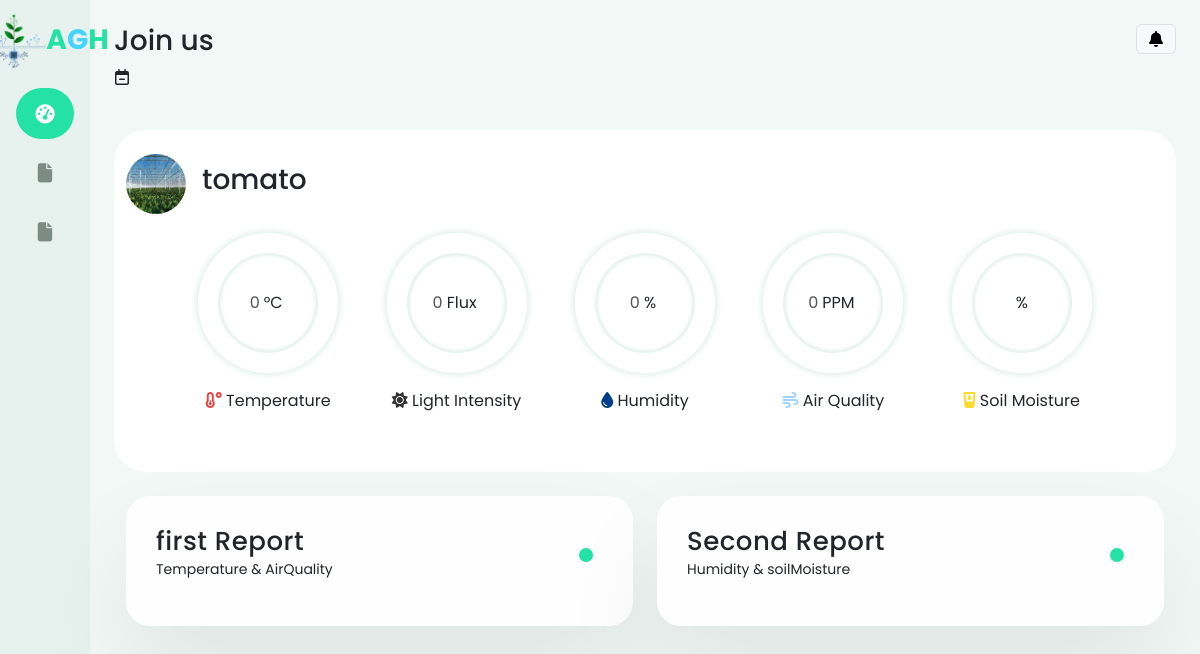
Before: / with the older database file.
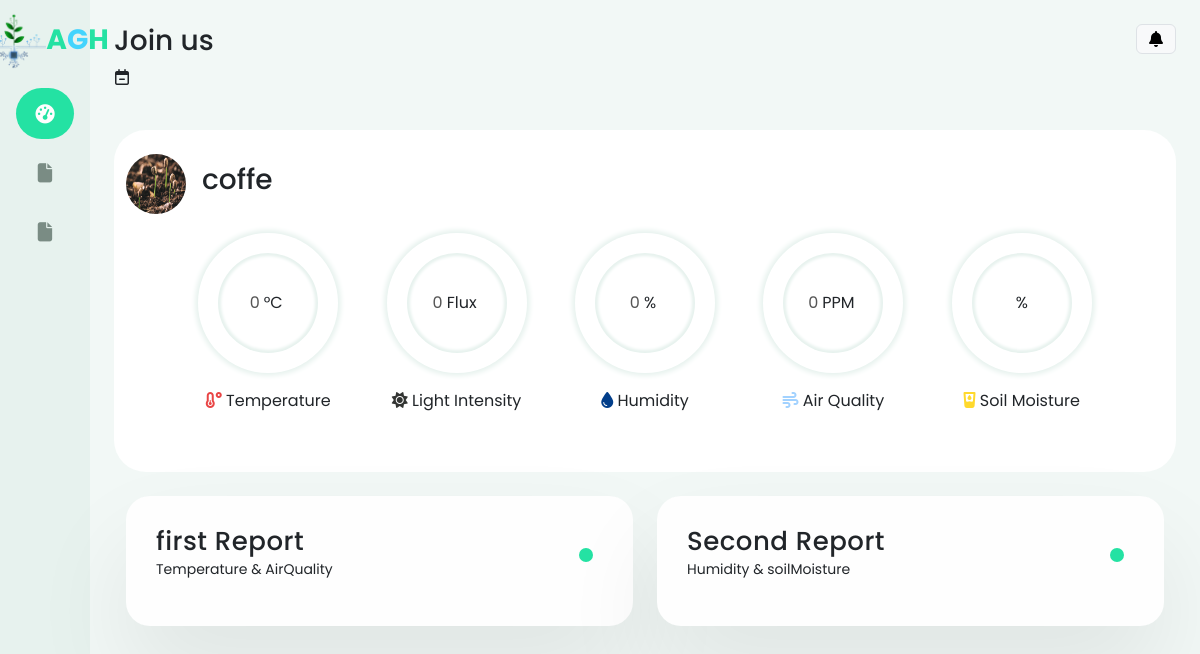
After: the same page with the newer database file.
### pages/models.py (models this page shows, shortened)
class Plants (models.Model):
    title = models.CharField(max_length=50, null = True)
    Temperature = models.IntegerField()
    Soil_moister = models.IntegerField()
    Light_intensity = models.IntegerField()
    Humidity = models.IntegerField(null=True)
    air_Quality= models.IntegerField(null=True)
    photo = models.ImageField(upload_to='IMAGES',null=True)
    is_active = models.BooleanField(default=False)

### pages/views.py (the view)
# urls.py: path('',views.index,name='index'),
def index(request):
    active_plant = Plants.objects.filter(is_active=True).first()
    return render(request,'account/index.html',{'plant': active_plant})

### templates/account/index.html (shortened to what this page needs)
{% extends 'base.html' %}
{% load static %}
{% block content %}
{% include 'parts/sidebar.html' %}
<div class="main-content container-fluid px-4">
    <div class="wellcome d-flex py-4 justify-content-between">
      <div>
        <h1 class="fs-3">
          {% if request.user.is_authenticated %}
          Wellcome, {{request.user.username}}!
          {% else %}
          Join us
          {% endif %}
        </h1>
        <p>
          <i class="fa-regular fa-calendar-minus"></i
          >
        </p>
      </div>
      <div class="d-flex justify-content-center gap-2 h-100">
        <div class="notificationss">
          <i class="notificationbtn fa-solid fa-bell btn btn-light border"></i>
        </div>
      </div>
    </div>
    <div class="container-fluid py-4 bg-white rounded-5">
      <div class="row">
        <div class="d-flex gap-3 align-items-center">
          {% if plant %}
          <img src="{{ plant.photo.url }}" class="plImg mw-100 rounded-circle" />
          <div>
            <h3>{{ plant.title }}</h3>
          {% else %}
            <div>
              <h3>There is no active plant </h3>
              <p>These are the last sensors measurements:</p>
            {% endif %}
          </div>
        </div>
      </div>
      <div
        class="row sensors mx-lg-3 mx-xl-5 row-cols-1 row-cols-md-2 row-cols-lg-5"
      >
        <div class="col sensreading">
          <div class="cont">
            <div class="outer">
              <div class="inner">
                <div id="number">0 </div><span class="mx-1"> &deg;C</span>
              </div>
            </div>
            <svg
              xmlns="http://www.w3.org/2000/svg"
              version="1.1"
              width="140px"
              height="140px"
            >
              <defs>
                <linearGradient id="GradientColor">
                  <stop offset="0%" stop-color="#e94545" />
                  <stop offset="100%" stop-color="#ebf2c2" />
                </linearGradient>
              </defs>
              <circle cx="70" cy="70" r="60" stroke-linecap="round" />
            </svg>
            <div class="sensInfo mx-auto mt-3">
              <p class="text-center">
                <i
                  class="fa-solid fa-temperature-low"
                  style="color: #e94545"
                ></i>
                <span>Temperature</span>
              </p>
            </div>
          </div>
        </div>
        <div class="col sensreading">
          <div class="cont">
            <div class="outer">
              <div class="inner">
                <div id="number">0</div><span class="mx-1">Flux</span>
              </div>
            </div>
            <svg
              xmlns="http://www.w3.org/2000/svg"
              version="1.1"
              width="140px"
              height="140px"
            >
              <defs>
                <linearGradient id="lightIntensity">
                  <stop offset="0%" stop-color="#333533" />
                  <stop offset="100%" stop-color="#cfdbd5" />
                </linearGradient>
              </defs>
              <circle
                class="lightIntensity"
                cx="70"
                cy="70"
                r="60"
                stroke-linecap="round"
              />
            </svg>
            <div class="sensInfo mx-auto mt-3">
              <p class="text-center">
                <i class="fa-solid fa-sun" style="color: #333533"></i>
                <span>Light Intensity</span>
              </p>
            </div>
          </div>
        </div>
        <div class="col sensreading">
          <div class="cont">
            <div class="outer">
              <div class="inner">
                <div id="number">0</div><span class="mx-1">%</span>
              </div>
            </div>
            <svg
              xmlns="http://www.w3.org/2000/svg"
              version="1.1"
              width="140px"
              height="140px"
            >
              <defs>
                <linearGradient id="humidity">
                  <stop offset="0%" stop-color="#EEC759" />
                  <stop offset="100%" stop-color="#caf0f8" />
                </linearGradient>
              </defs>
              <circle
                class="humidity"
                cx="70"
                cy="70"
                r="60"
                stroke-linecap="round"
              />
            </svg>
            <div class="sensInfo mx-auto mt-3">
              <p class="text-center">
                <i class="fa-solid fa-droplet" style="color: #023e8a"></i>
                <span>Humidity</span>
              </p>
            </div>
          </div>
        </div>
        <div class="col sensreading">
          <div class="cont">
            <div class="outer">
              <div class="inner">
                <div id="number">0</div><span class="mx-1">PPM</span>
              </div>
            </div>
            <svg
              xmlns="http://www.w3.org/2000/svg"
              version="1.1"
              width="140px"
              height="140px"
            >
              <defs>
                <linearGradient id="airQuality">
                  <stop offset="0%" stop-color="#ffafcc" />
                  <stop offset="100%" stop-color="#a2d2ff" />
                </linearGradient>
              </defs>
              <circle
                class="airQuality"
                cx="70"
                cy="70"
                r="60"
                stroke-linecap="round"
              />
            </svg>
            <div class="sensInfo mx-auto mt-3">
              <p class="text-center">
                <i class="fa-solid fa-wind" style="color: #a2d2ff"></i>
                <span>Air Quality</span>
              </p>
            </div>
          </div>
        </div>
        <div class="col sensreading">
          <div class="cont">
            <div class="outer">
              <div class="inner">
                <div id="number"></div><span class="mx-1">%</span>
              </div>
            </div>
            <svg
              xmlns="http://www.w3.org/2000/svg"
              version="1.1"
              width="140px"
              height="140px"
            >
              <defs>
                <linearGradient id="soil-moisture">
                  <stop offset="0%" stop-color="#ffd92d" />
                  <stop offset="100%" stop-color="#a2d2ff" />
                </linearGradient>
              </defs>
              <circle
                class="soil-moisture"
                cx="70"
                cy="70"
                r="60"
                stroke-linecap="round"
              />
            </svg>
            <div class="sensInfo mx-auto mt-3">
              <p class="text-center">
                <i class="fa-solid fa-glass-water-droplet" style="color: #ffd92d"></i>
                <span>Soil Moisture</span>
              </p>
            </div>
          </div>
        </div>
      </div>
    </div>
    <div class="container-fluid py-4">
      <div class="row gap-sm-0 gap-3">
        <div class="col-12 col-md-6 pr-0 pr-sm-3">
          <div class="carde">
            <h2>first Report</h2>
            <p>Temperature & AirQuality</p>
            <div class="pulse"></div>
          </div>
        </div>
        <div class="col-12 col-md-6 pl-0 pl-sm-3">
          <div class="carde">
            <h2>Second Report</h2>
            <p>Humidity & soilMoisture</p>
            <div class="pulse"></div>
          </div>
        </div>
      </div>
    </div>
  </div>
  {% endblock %}

### templates/base.html (shortened to what this page needs)
{% load static %}
<!DOCTYPE html>
<html lang="en">
  <head>
    <link rel="stylesheet" href="{% static 'css/style.css' %}" />
    <link rel="stylesheet" href="{% static 'css/notifications.css' %}" />
    <link rel="stylesheet" href="{% static 'css/bootstrap.css' %}" />
    <link
      rel="stylesheet"
      href="https://cdnjs.cloudflare.com/ajax/libs/font-awesome/6.3.0/css/all.min.css"
    />
  </head>
  <body>
    {% block content %}
    {% endblock %}
  </body>
</html>

### templates/parts/sidebar.html (shortened to what this page needs)
{% load static %}
    <div class="sidebar">
      <div class="logo">
        <img src="{% static '/images/logo.png' %}" alt="" width="65px">
        <h2 class="m-0 fs-3 fw-bold d-none d-xl-block">A<span class="teck">G</span>H</h2>
      </div>
        <ul class="menu">
          <li
          {% if '/' == request.path %}
          class="rounded-pill active"
          {% else %}
          class="rounded-pill"
          {% endif %}
          >
            <a href="{% url "index" %}">
              <i class="fa-solid fa-gauge-high"></i>
            </a>
          </li>
          {% if request.user.is_authenticated %}
          <li {% if 'profile' in request.path %}
          class="rounded-pill active"
          {% else %}
          class="rounded-pill"
          {% endif %}
          >
            <a href="{% url "profile" %}">
              <i class="fa-solid fa-user"></i> <span>Profile</span>
            </a>
          </li>
          <li {% if 'plants' in request.path %}
          class="rounded-pill active"
          {% else %}
          class="rounded-pill"
          {% endif %}
          >
            <a href="{% url "plants" %}">
              <i class="fa-solid fa-seedling"></i> <span>Plants</span>
            </a>
          </li>
          <li {% if 'control' in request.path %}
          class="rounded-pill active"
          {% else %}
          class="rounded-pill"
          {% endif %}
          >
            <a href="{% url "control" %}">
              <i class="fa-solid fa-gear"></i> <span>Control</span>
            </a>
          </li>
          <li {% if 'logout' in request.path %}
          class="rounded-pill active"
          {% else %}
          class="rounded-pill text-danger"
           style="position: absolute;top: 90%; width: 100%;"
          {% endif %}
          >
            <a class="text-danger" href="{% url "logout" %}">
              <i class="fa-solid fa-file"></i> <span>Logout</span>
            </a>
          </li>
          {% else %}
          <li {% if 'signin' in request.path %}
          class="rounded-pill active"
          {% else %}
          class="rounded-pill"
          {% endif %}
          >
            <a href="{% url "signin" %}">
              <i class="fa-solid fa-file"></i> <span>SignIn</span>
            </a>
          </li>
          <li {% if 'signin' in request.path %}
          class="rounded-pill active"
          {% else %}
          class="rounded-pill"
          {% endif %}
          >
            <a href="{% url "signup" %}">
              <i class="fa-solid fa-file"></i> <span>SignUp</span>
            </a>
          </li>
          {% endif %}
        </ul>
      </div>

### green_teck/static/css/style.css (style rules this page uses)
:root { --color-mid: #f2f8f6; --color-side: #e7f2ee; --color-danger: #ff7782; --color-dangerbtn-bg: #f5949c; --color-dangerbtn-hover: #e44250; --color-success: rgb(36, 226, 163); --color-warning: #ffbb55; --color-white: #fefefe; --color-btn-bg: #bcf2e0; --color-mainbtn-hover: #0fcd8e; --color-hover-dark: #24595353; --color-hover-light: #f9fbfa; --color-dark-hover: #27484d; --color-primary: #44d4fd; --color-label: #a7a7a7; --color-text: #e2dede; --font-family: "Poppins"; --color-text-side: #7a8c84; --color-text-side-hover: #4b504a; --color-text-hidding: #4b504a; --color-plant-details-graph: #d98631; }
* { margin: 0; padding: 0; border: none; box-sizing: border-box; font-family: "Poppins", sans-serif; }
body { display: flex; }
.sidebar { position: sticky; top: 0; left: 0; bottom: 0; width: 250px; height: 100vh; padding: 0 1.2rem; color: var(--color-text-side); transition: all 0.5s linear; background-color: var(--color-side); }
@media (max-width: 1200px) and (min-width: 576px) { .sidebar { width: 90px; padding: 0px 1rem; } }
@media (max-width: 1200px) and (min-width: 576px) { .menu li { padding: 1rem 1rem !important; display: flex; justify-content: center; align-items: center; } }
@media (max-width: 1200px) and (min-width: 576px) { .menu li a { text-align: center; } }
.logo { height: 80px; padding: 10px; display: flex; justify-content: center; align-items: center; }
.logo h2 { color: var(--color-success); }
.logo span { color: var(--color-primary); }
.menu { height: 88%; position: relative; list-style: none; padding: 0; }
.menu li { padding: 1rem 1.7rem; margin: 8px 0; border-radius: 8px; transition: all 0.5s ease-in-out; }
.active { background: var(--color-success)!important; color: var(--color-white)!important; }
.active { color: var(--color-white)!important; }
.active a { color: var(--color-white)!important; }
.menu a { color: var(--color-text-side); font-size: 14px; text-decoration: none; display: flex; align-items: center; gap: 1rem; transition: all 0.5s ease-in-out; }
.menu a i { font-size: 1.2rem; }
.main-content { background-color: var(--color-mid); }
.main-content .plImg { height: 60px; width: 60px; }
.main-content .sensors .sensreading .cont { position: relative; }
.sensors .sensreading { display: flex; align-items: center; justify-content: center; overflow: hidden; border-radius: 9px; padding: 1.2rem 0rem; }
.sensors .sensreading .outer { height: 140px; width: 140px; border-radius: 50%; padding: 20px; box-shadow: 0 0 5px 3px var(--color-side); transition: 0.6s; position: relative; }
.sensors .sensreading .inner { height: 100px; width: 100px; border-radius: 50%; display: flex; align-items: center; justify-content: center; box-shadow: inset 0 0 3px 3px var(--color-side); transition: 0.4s; }
.sensors .sensreading .inner #number { font-weight: 600px; color: #555; }
svg { position: absolute; top: 0; }
.carde { position: relative; background: var(--color-white); padding: 30px; border-radius: 24px; box-shadow: 0 50px 100px rgba(0, 0, 0, 0.08); transition: 0.4s; }
.carde h2 { font-size: 26px; font-weight: 500; letter-spacing: 0.5px; margin: 0 0 2px; }
.carde p { font-size: 14px; margin: 0 0 16px; }
.carde .pulse { position: absolute; height: 14px; width: 14px; background: var(--color-success); top: 52px; right: 40px; border-radius: 50%; }
.carde .pulse::after { content: ""; position: absolute; height: 100%; width: 100%; border: 1px solid var(--color-success); border-radius: 50%; left: -1px; top: -1px; animation: pulse 2s linear infinite; transform-origin: center; opacity: 0.8; scale: 0; }
* { font-family: "Poppins", sans-serif; }
.rounded-circle { border-radius: 50% !important; }

### green_teck/static/css/notifications.css (style rules this page uses)
.notificationss { position: relative; }

Changed rows visible on the page:
no longer on this page (row edited): Plants: photo (picture), title "tomato"
added Plants: photo (picture), title "coffe"
